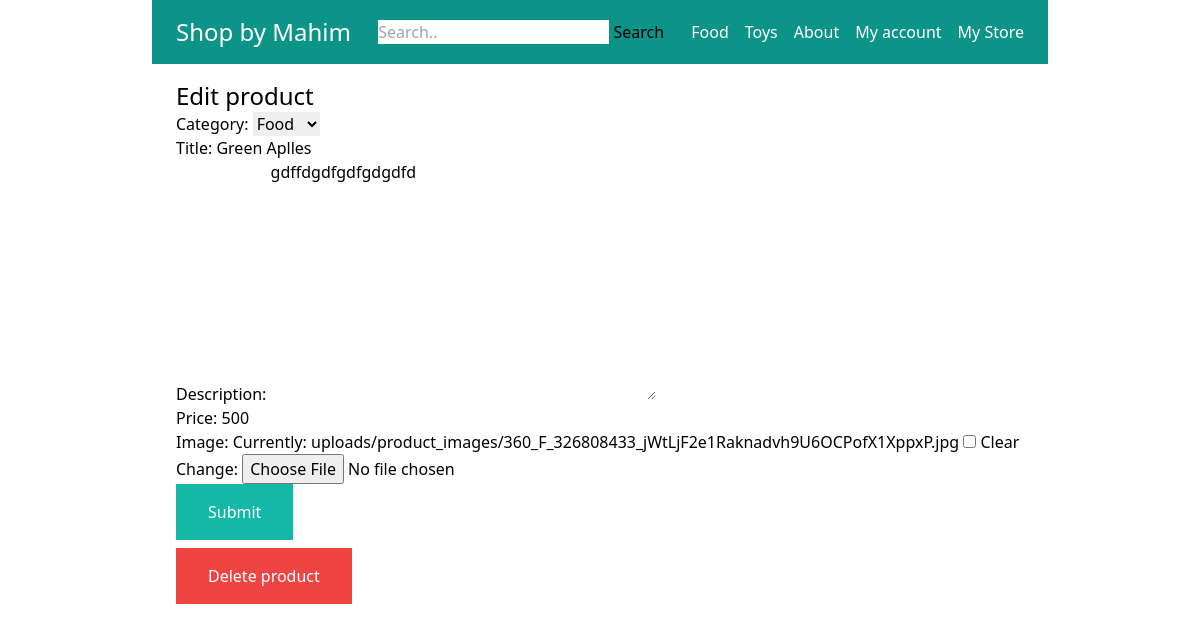
The app's page /my-store/edit-product/4/ (signed in) with its own data.
### store/models.py (models this page shows, shortened)
class Category(models.Model):
    title = models.CharField(max_length=50)
    slug = models.SlugField(max_length=50)
    class Meta:
        verbose_name_plural = 'Categories'
    def __str__(self):
        return self.title

class Product(models.Model):
    DRAFT = 'draft'
    WAITING_APPROVAL = 'waiting approval'
    ACTIVE = 'active'
    DELETED = 'deleted'
    STATUS_CHOICES = (
        (DRAFT, 'draft'),
        (WAITING_APPROVAL, 'waiting approval'),
        (ACTIVE, 'active'),
        (DELETED, 'deleted'),
    )
    user = models.ForeignKey(User, related_name='products', on_delete=models.CASCADE )
    category = models.ForeignKey(Category, related_name='products', on_delete=models.CASCADE)
    title = models.CharField(max_length=50)
    slug = models.SlugField(max_length=50)
    description = models.TextField(blank=True)
    price = models.IntegerField()
    image = models.ImageField(upload_to='uploads/product_images/', blank=True, null=True)
    created_at = models.DateTimeField(auto_now_add=True)
    updated_at = models.DateTimeField(auto_now=True)
    status = models.CharField(max_length=50, choices=STATUS_CHOICES, default=ACTIVE)
    class Meta:
        ordering = ('-created_at', )

### userprofile/views.py (the view)
# urls.py: path('my-store/edit-product/<int:pk>/', views.edit_product, name='edit_product'),
@login_required
def edit_product(request, pk):
    product = Product.objects.filter(user=request.user).get(pk=pk)
    if request.method == 'POST':
        form = ProductForm(request.POST, request.FILES, instance=product)
        if form.is_valid():
            form.save()
            messages.success(request, 'The product was edited.')
            return redirect('my_store')
    else:
        form = ProductForm(instance=product)
    return render(request, 'userprofile/add_product.html',{
                    'title': 'Edit product',
                    'product':product,
                    'form': form
                  })

### store/forms.py
class ProductForm(forms.ModelForm):
    class Meta:
        model = Product
        fields = ('category', 'title', 'description', 'price', 'image',)

### store/templatetags/menu.py (called while the page is built)
@register.inclusion_tag('core/menu.html')
def menu():
    categories = Category.objects.all()
    return {'categories': categories}

### userprofile/templates/userprofile/add_product.html (shortened to what this page needs)
{% extends 'core/base.html' %}
{% block content %}
    <h1 class="text-2xl"> {{title}} </h1>
    <form method="post" action="." enctype="multipart/form-data">
        {{ form.as_p }}
        <button class="py-4 px-8 bg-teal-500 text-white hover:bg-teal-800"> Submit </button>
    </form>
    {% if product %}
        <a href="{% url 'delete_product' product.id %}" class="mt-2 inline-block py-4 px-8 bg-red-500 text-white">Delete product</a>
    {% endif %}
{% endblock %}

### core/templates/core/menu.html
{% for category in categories %}
    <a href="{% url 'category_detail' category.slug %}" class="text-white">{{category.title}}</a>
{% endfor %}
   <a href="{% url 'about' %}" class="text-white">About</a>

### records on screen
Category: title "Food", title "Green Aplles"
Category: title "Toys"
Product: category "Food", description "gdffdgdfgdfgdgdfd", price "500"

### other values on screen
{{ title }} "Edit product"
